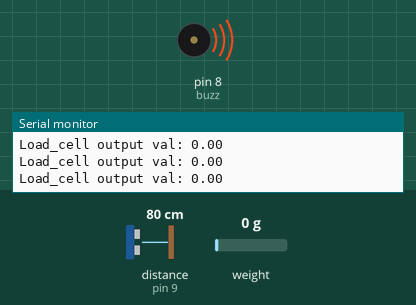
A sketch run on a simulated Arduino Uno, built with avr-gcc and run on an emulated ATmega328P. Shown: buzzer (waves = sounding, pin HIGH), the last lines printed to the serial monitor. Wiring (inferred from the names in the program): ultrasonic range finder: trigger pin 10; echo pin 9. Inputs (shaded band) come from the test bench; at power-on: distance to the obstacle (sensor on pin 9) 80 cm, weight on the scale 0 g. The echo pulse lasts 58.3 µs per cm; EEPROM starts erased; pins used as bus, display or sensor lines are not drawn.

Above: at 5.2 s.
5.3 s: distance to the obstacle (sensor on pin 9) set to 18 cm
6.8 s: distance to the obstacle (sensor on pin 9) set to 14 cm
At 7.8 s:
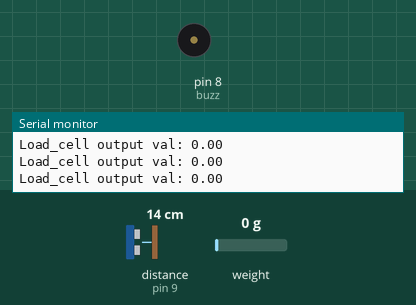
8.5 s: distance to the obstacle (sensor on pin 9) set to 35 cm
At 9.9 s:
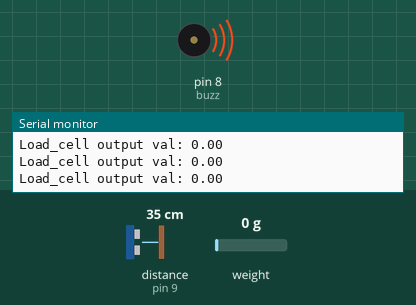
10.2 s: distance to the obstacle (sensor on pin 9) set to 2 cm
At 11.4 s:
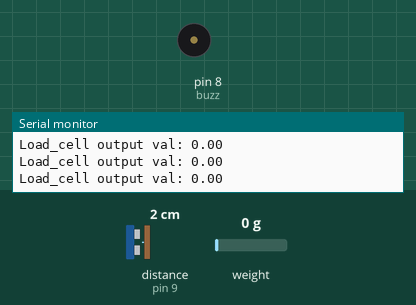
Timing chart, 0 to 13.0 s (numbered marks = the images above; inputs shaded):
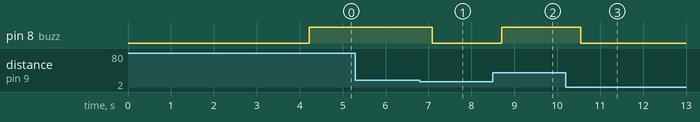

Measured:
- the behaviour switches between 17 and 16 cm on distance to the obstacle (sensor on pin 9) (found by bisection; images 0 and 1)
- after the input at 6.8 s, pin 8 (buzz): HIGH → LOW after 0.28 s
- after the input at 8.5 s, pin 8 (buzz): LOW → HIGH after 0.21 s
- after the input at 10.2 s, pin 8 (buzz): HIGH → LOW after 0.35 s

The sketch:

programa_Arduino_Pioneer.ino
```cpp
//librerias ros/////////////////////////////////////////////////////////////////////////////////
//#include <ros.h>
////////////////////////////////////////////////////////////////////////////////////////////////

//librerias sensor de peso//////////////////////////////////////////////////////////////////////
#include <HX711_ADC.h>
#if defined(ESP8266)|| defined(ESP32) || defined(AVR)
#include <EEPROM.h>
#endif
///////////////////////////////////////////////////////////////////////////////////////////////

//variables globales sensor de peso////////////////////////////////////////////////////////////
//pins:
const int HX711_dout = 4; //mcu > HX711 dout pin
const int HX711_sck = 5; //mcu > HX711 sck pin

//HX711 constructor:
HX711_ADC LoadCell(HX711_dout, HX711_sck);

const int calVal_eepromAdress = 0;
unsigned long t = 0;
///////////////////////////////////////////////////////////////////////////////////////////////

//variables globales sensor de seguridad///////////////////////////////////////////////////////
  int trig = 10;
  int eco = 9;
  int buzz =8;
  int duracion;
  int distancia;
///////////////////////////////////////////////////////////////////////////////////////////////

void setup() {
  //ros setup///////////////////////////////////////////////////////////////////////////////////

  //////////////////////////////////////////////////////////////////////////////////////////////

  //pines sensor de seguridad/////////////////////////////////////////////////////////////////////
  pinMode(trig, OUTPUT);
  pinMode(eco, INPUT);
  pinMode(buzz, OUTPUT);
  ////////////////////////////////////////////////////////////////////////////////////////////////

  //setup sensor de peso//////////////////////////////////////////////////////////////////////////
  Serial.begin(57600);
  Serial.println();
  Serial.println("Starting...");

  LoadCell.begin();
  //LoadCell.setReverseOutput(); //uncomment to turn a negative output value to positive
  unsigned long stabilizingtime = 2000; // preciscion right after power-up can be improved by adding a few seconds of stabilizing time
  boolean _tare = true; //set this to false if you don't want tare to be performed in the next step
  LoadCell.start(stabilizingtime, _tare);
  if (LoadCell.getTareTimeoutFlag() || LoadCell.getSignalTimeoutFlag()) {
    Serial.println("Timeout, check MCU>HX711 wiring and pin designations");
    while (1);
  }
  else {
    LoadCell.setCalFactor(0.1); // user set calibration value (float), initial value 1.0 may be used for this sketch
    Serial.println("Startup is complete");
  }
  while (!LoadCell.update());
  calibrate(); //start calibration procedure
  //////////////////////////////////////////////////////////////////////////////////////////////

}


void loop() {
  sensorultra();
  sensorpeso();
}

void sensorultra(){
  //codigo sensor de seguridad/////////////////////////////////////////////////////////////////////////////////////////////////////////////////////////////////////////////////////////////////
  digitalWrite(trig,HIGH);
  delay(1);
  digitalWrite(trig,LOW);
  duracion=pulseIn(eco,HIGH);
  distancia=duracion/58.2;
  delay(200);
  if (distancia>15){
    digitalWrite(buzz,HIGH);
  } else {
    digitalWrite(buzz,LOW);
  }
  /////////////////////////////////////////////////////////////////////////////////////////////////////////////////////////////////////////////////////////////////////////////////////////////
}


void sensorpeso(){
  //void loop sensor de peso////////////////////////////////////////////////////////////////////
  static boolean newDataReady = 0;
  const int serialPrintInterval = 0; //increase value to slow down serial print activity

  // check for new data/start next conversion:
  if (LoadCell.update()) newDataReady = true;

  // get smoothed value from the dataset:
  if (newDataReady) {
    if (millis() > t + serialPrintInterval) {
      float i = LoadCell.getData();
      Serial.print("Load_cell output val: ");
      Serial.println(i);
      newDataReady = 0;
      t = millis();
    }
  }
  /////////////////////////////////////////////////////////////////////////////////////////////////////////////////////////////////////////////////////////////////////////////////////////////
}

//Funcion sensor de peso///////////////////////////////////////////////////////////////////////////////////////////////////////////////////////////////////////////////////////////////////////
void calibrate() {
  LoadCell.update();
  float known_mass = 1;
  LoadCell.refreshDataSet(); //refresh the dataset to be sure that the known mass is measured correct
  float newCalibrationValue = LoadCell.getNewCalibration(known_mass); //get the new calibration value

#if defined(ESP8266)|| defined(ESP32)
        EEPROM.begin(512);
#endif
        EEPROM.put(calVal_eepromAdress, newCalibrationValue);
#if defined(ESP8266)|| defined(ESP32)
        EEPROM.commit();
#endif
        EEPROM.get(calVal_eepromAdress, newCalibrationValue);
}
////////////////////////////////////////////////////////////////////////////////////////////////
```
